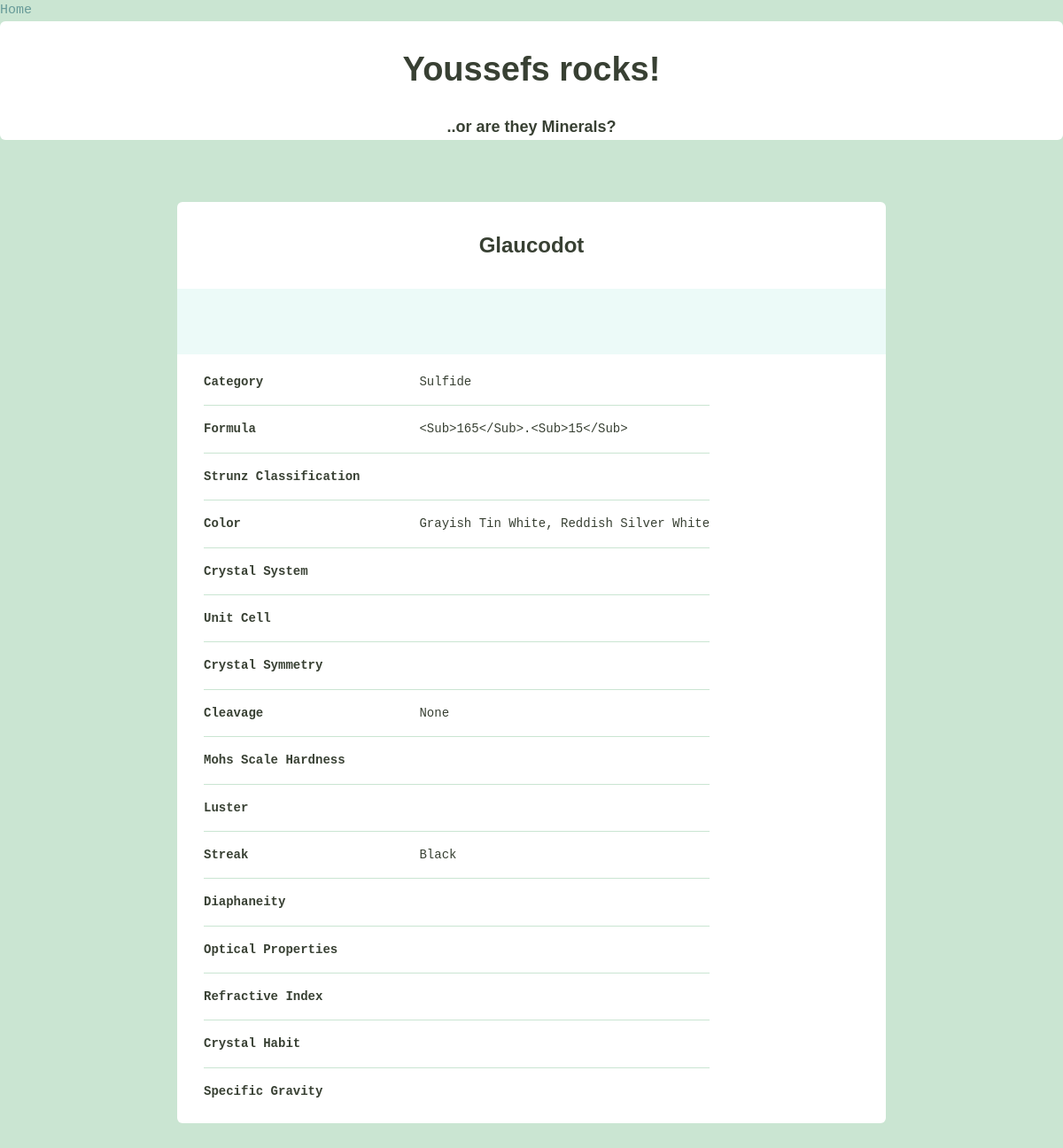
Page /rocks/home/random on the earlier database version.
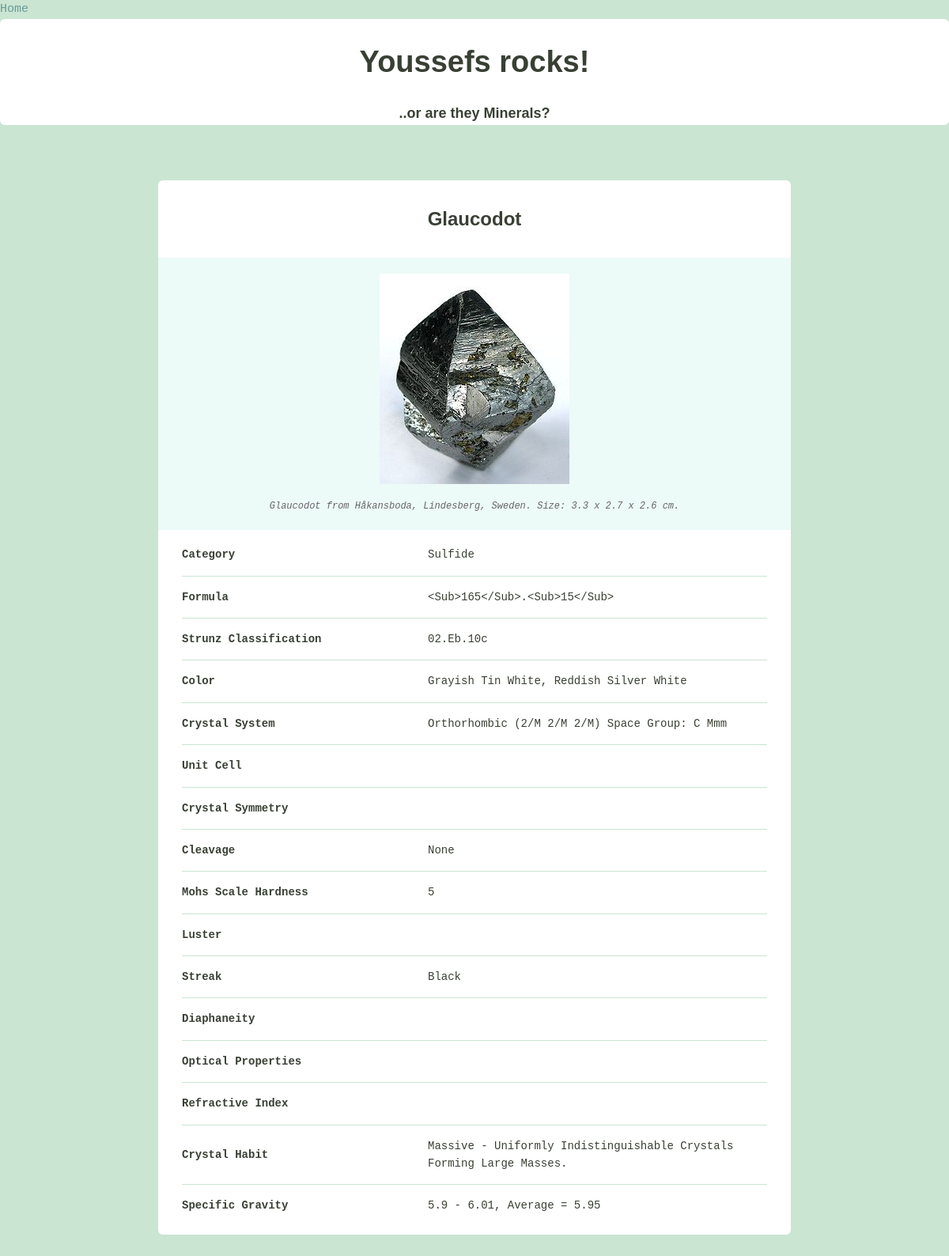
Same page on the later database version.
### rocks/models.py (models this page shows)
class Mineral(models.Model):
    name = models.CharField(max_length=128, blank=True)
    image_filename = models.CharField(max_length=255, blank=True)
    image_caption = models.CharField(max_length=255, blank=True)
    category = models.CharField(max_length=128, blank=True)
    formula = models.CharField(max_length=255, blank=True)
    strunz_classification = models.CharField(max_length=255, blank=True)
    color = models.CharField(max_length=255, blank=True)
    crystal_system = models.CharField(max_length=255, blank=True)
    unit_cell = models.CharField(max_length=255, blank=True)
    crystal_symmetry = models.CharField(max_length=255, blank=True)
    cleavage = models.CharField(max_length=255, blank=True)
    mohs_scale_hardness = models.CharField(max_length=255, blank=True)
    luster = models.CharField(max_length=255, blank=True)
    streak = models.CharField(max_length=255, blank=True)
    diaphaneity = models.CharField(max_length=255, blank=True)
    optical_properties = models.CharField(max_length=255, blank=True)
    refractive_index = models.CharField(max_length=255, blank=True)
    crystal_habit = models.CharField(max_length=255, blank=True)
    specific_gravity = models.CharField(max_length=255, blank=True)

### rocks/views.py (the view)
# urls.py: path('home/random', views.random, name="random"),
def random(request):
    all = Mineral.objects.all()
    new_all = choice(all)
    random = {"random_mineral": new_all}
    return render(request, "rocks/random.html", context=random)

### rocks/templates/rocks/random.html
{% extends "layout.html" %}
{% load staticfiles %}
{% block content %}
    <div class="bounds">
        <div class="grid-100 mineral__container">
            <h1 class="mineral__name">{{ random_mineral.name|title }}</h1>
            <div class="mineral__image-bg">
                <img src="/static/images/{{ random_mineral.image_filename }}" alt="">
                 <p class="mineral__caption">{{ random_mineral.image_caption }}</p>
            </div>
            <div class="mineral__table-container">
                <table class="mineral__table">
                    <tr>
                        <td class="mineral__category">Category</td>
                        <td>{{ random_mineral.category|title }}</td>
                    </tr>
                    <tr>
                        <td class="mineral__category">Formula</td>
                        <td>{{ random_mineral.formula|title }}</td>
                    </tr>
                    <tr>
                        <td class="mineral__category">Strunz Classification</td>
                        <td>{{ random_mineral.strunz_classification|title  }}</td>
                    </tr>
                    <tr>
                        <td class="mineral__category">Color</td>
                        <td>{{ random_mineral.color|title  }}</td>
                    </tr>
                    <tr>
                        <td class="mineral__category">Crystal System</td>
                        <td>{{ random_mineral.crystal_system|title  }}</td>
                    </tr>
                    <tr>
                        <td class="mineral__category">Unit Cell</td>
                        <td>{{ random_mineral.unit_cell|title  }}</td>
                    </tr>
                    <tr>
                        <td class="mineral__category">Crystal Symmetry</td>
                        <td>{{ random_mineral.crystal_symmetry|title  }}</td>
                    </tr>
                    <tr>
                        <td class="mineral__category">Cleavage</td>
                        <td>{{ random_mineral.cleavage|title  }}</td>
                    </tr>
                    <tr>
                        <td class="mineral__category">Mohs Scale Hardness</td>
                        <td>{{ random_mineral.mohs_scale_hardness|title  }}</td>
                    </tr>
                    <tr>
                        <td class="mineral__category">Luster</td>
                        <td>{{ random_mineral.Luster|title  }}</td>
                    </tr>
                    <tr>
                        <td class="mineral__category">Streak</td>
                        <td>{{ random_mineral.streak|title  }}</td>
                    </tr>
                    <tr>
                        <td class="mineral__category">Diaphaneity</td>
                        <td>{{ random_mineral.diaphaneity|title  }}</td>
                    </tr>
                    <tr>
                        <td class="mineral__category">Optical Properties</td>
                        <td>{{ random_mineral.optical_properties|title  }}</td>
                    </tr>
                    <tr>
                        <td class="mineral__category">Refractive Index</td>
                        <td>{{ random_mineral.refractive_index|title  }}</td>
                    </tr>
                    <tr>
                        <td class="mineral__category">Crystal Habit</td>
                        <td>{{ random_mineral.crystal_habit|title  }}</td>
                    </tr>
                    <tr>
                        <td class="mineral__category">Specific Gravity</td>
                        <td>{{ random_mineral.specific_gravity|title  }}</td>
                    </tr>
                </table>
            </div>
        </div>
    </div>
{% endblock %}

### templates/layout.html (shortened to what this page needs)
<!DOCTYPE html>
{% load staticfiles %}
<html lang="en">
<head>
    <link rel="stylesheet" href="{% static 'css/global.css'  %}">
</head>
<body>
    <div class="button">
        <a href="{% url "rocks:index" %}">Home</a>
    </div>
    <div class="mineral__container">
        <h1>Youssefs rocks!</h1>
        <h3>..or are they Minerals?</h3>
    </div>
{% block content %}{% endblock %}
</body>
</html>

### static/css/global.css (style rules this page uses)
html { font-family: sans-serif; -ms-text-size-adjust: 100%; -webkit-text-size-adjust: 100%; }
body { margin: 0; }
a { background-color: transparent; }
h1 { font-size: 2em; margin: 0.67em 0; }
img { border: 0; }
table { border-collapse: collapse; border-spacing: 0; }
td, th { padding: 0; }
html { font-size: 62.5%; }
body { background-color: #CAE5D2; font-size: 1.5em; line-height: 1.6; font-weight: 400; font-family: "Cousine"; color: #666; }
.bounds { max-width: 800px; margin: 0 auto; padding: 50px 0 150px; overflow: hidden; }
.grid, .grid-5, .grid-10, .grid-15, .grid-20, .grid-25, .grid-30, .grid-33, .grid-35, .grid-40, .grid-45, .grid-50, .grid-55, .grid-60, .grid-65, .grid-66, .grid-70, .grid-75, .grid-80, .grid-90, .grid-95, .grid-100 { float: left; box-sizing: border-box; position: relative; }
.grid-100 { width: 100%; padding: 0 15px; }
h1, h2, h3, h4, h5, h6 { margin-top: 0; margin-bottom: 2rem; font-weight: bold; font-family: "Work Sans", sans-serif; color: #384033; }
h1 { font-size: 3.8rem; }
h3 { font-size: 1.8rem; }
@media (min-width: 550px) { h1 { font-size: 3.8rem; } }
@media (min-width: 550px) { h3 { font-size: 1.8rem; } }
p { margin-top: 0; font-size: 1.6rem; }
a { color: #689b98; text-decoration: none; -webkit-transition: color 0.2s; -moz-transition: color 0.2s; -ms-transition: color 0.2s; -o-transition: color 0.2s; transition: color 0.2s; }
th, td { padding: 15px; text-align: left; border-bottom: 1px solid #e1e1e1; }
th:first-child, td:first-child { padding-left: 0; }
th:last-child, td:last-child { padding-right: 0; }
table, p, ul { margin-bottom: 2.5rem; }
.mineral__container { background-color: #fff; border-radius: 6px; list-style: none; padding: 0; text-align: center; }
.mineral__name { display: block; width: 100%; margin: 0; font-size: 24px; padding: 30px 0 30px 0; }
.mineral__image-bg { background-color: #ecfaf8; padding: 20px 0; }
.mineral__caption { font-size: 12px; font-style: italic; padding: 10px 0 0 0; margin: 0; }
.mineral__table { font-size: 14px; color: #384033; }
.mineral__table td { border-color: #CAE5D2; }
.mineral__table tr:last-of-type td { border-bottom: none; padding-bottom: 0; }
.mineral__table-container { padding: 5px 30px 0; }
.mineral__category { font-weight: bold; width: 40%; }

Differences in the rows shown:
changed Mineral "Glaucodot": image_filename: picture added; image_caption (not shown) → "Glaucodot from Håkansboda, Lindesberg, Sweden. Size: 3.3 x 2.7 x 2.6 cm."; strunz_classification (not shown) → "02.Eb.10c"; crystal_system (not shown) → "Orthorhombic (2/M 2/M 2/M) Space Group: C Mmm"; mohs_scale_hardness (not shown) → "5"; crystal_habit (not shown) → "Massive - Uniformly Indistinguishable Crystals Forming Large Masses."; specific_gravity (not shown) → "5.9 - 6.01, Average = 5.95"
